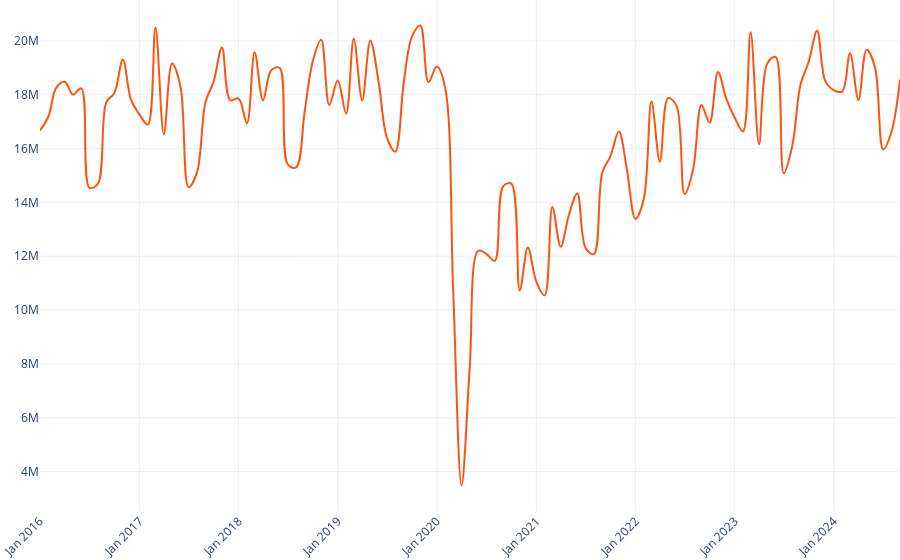

Notebook code cell kept with this figure:
### Code cell
# Create a figure
fig = go.Figure()

# Add a line trace to the figure without markers
fig.add_trace(go.Scatter(
    x=total_montees_mensuelles['mois'], 
    y=total_montees_mensuelles['total_nb_de_montees'], 
    mode='lines', 
    line=dict(color='#FD5312', shape='spline'), 
    name='Montées',
    hovertemplate='<b>Montées: %{y:,.0f}</b><extra></extra>',  # Bold 'Montées''
    # hoverinfo='y'  # Show only y value on hover
))

# Update layout
fig.update_layout(
    xaxis=dict(
        tickformat='%b %Y',  # Customize date format
        tickangle=-45,  # Rotate tick labels by 45 degrees
    ),
    xaxis_fixedrange=False,
    yaxis_fixedrange=True,
    template='plotly_white',
    hoverlabel=dict(
        bgcolor='#FFFFFF',
        bordercolor='#FD5312',  # Orange border color
        font=dict(color='#000000')
    ),
    hovermode='x unified',
    margin=go.layout.Margin(l=0, r=0, b=0, t=0)
)


# Show the plot
fig.show()
